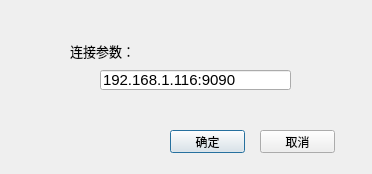
<?xml version="1.0" encoding="UTF-8"?>
<ui version="4.0">
 <class>Form</class>
 <widget class="QDialog" name="Form">
  <property name="geometry">
   <rect>
    <x>0</x>
    <y>0</y>
    <width>372</width>
    <height>174</height>
   </rect>
  </property>
  <property name="windowTitle">
   <string>TCP Connect</string>
  </property>
  <widget class="QLabel" name="label">
   <property name="geometry">
    <rect>
     <x>70</x>
     <y>40</y>
     <width>151</width>
     <height>21</height>
    </rect>
   </property>
   <property name="font">
    <font>
     <family>Arial</family>
     <pointsize>10</pointsize>
    </font>
   </property>
   <property name="text">
    <string>连接参数：</string>
   </property>
  </widget>
  <widget class="QLineEdit" name="lb_connectParam">
   <property name="geometry">
    <rect>
     <x>100</x>
     <y>70</y>
     <width>191</width>
     <height>20</height>
    </rect>
   </property>
   <property name="font">
    <font>
     <family>Arial</family>
     <pointsize>11</pointsize>
    </font>
   </property>
   <property name="text">
    <string>192.168.1.116:9090</string>
   </property>
  </widget>
  <widget class="QPushButton" name="btn_ok">
   <property name="geometry">
    <rect>
     <x>170</x>
     <y>130</y>
     <width>75</width>
     <height>23</height>
    </rect>
   </property>
   <property name="text">
    <string>确定</string>
   </property>
  </widget>
  <widget class="QPushButton" name="btn_canel">
   <property name="geometry">
    <rect>
     <x>260</x>
     <y>130</y>
     <width>75</width>
     <height>23</height>
    </rect>
   </property>
   <property name="text">
    <string>取消</string>
   </property>
  </widget>
 </widget>
 <resources/>
 <connections/>
</ui>
